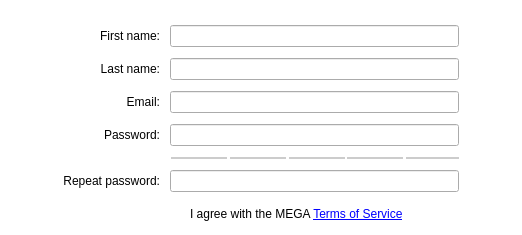
     <widget class="QWidget" name="pNewAccount">
      <property name="styleSheet">
       <string notr="true">background: transparent;</string>
      </property>
      <layout class="QVBoxLayout" name="verticalLayout_8">
       <property name="spacing">
        <number>6</number>
       </property>
       <property name="leftMargin">
        <number>60</number>
       </property>
       <property name="topMargin">
        <number>0</number>
       </property>
       <property name="rightMargin">
        <number>60</number>
       </property>
       <property name="bottomMargin">
        <number>9</number>
       </property>
       <item>
        <widget class="QWidget" name="wCreateAccountForm" native="true">
         <property name="styleSheet">
          <string notr="true"/>
         </property>
         <layout class="QFormLayout" name="formLayout_3">
          <property name="fieldGrowthPolicy">
           <enum>QFormLayout::ExpandingFieldsGrow</enum>
          </property>
          <property name="rowWrapPolicy">
           <enum>QFormLayout::DontWrapRows</enum>
          </property>
          <property name="labelAlignment">
           <set>Qt::AlignRight|Qt::AlignTrailing|Qt::AlignVCenter</set>
          </property>
          <property name="horizontalSpacing">
           <number>10</number>
          </property>
          <property name="verticalSpacing">
           <number>11</number>
          </property>
          <property name="leftMargin">
           <number>3</number>
          </property>
          <property name="topMargin">
           <number>25</number>
          </property>
          <property name="rightMargin">
           <number>3</number>
          </property>
          <property name="bottomMargin">
           <number>0</number>
          </property>
          <item row="0" column="0">
           <widget class="QLabel" name="lName">
            <property name="sizePolicy">
             <sizepolicy hsizetype="MinimumExpanding" vsizetype="Preferred">
              <horstretch>0</horstretch>
              <verstretch>0</verstretch>
             </sizepolicy>
            </property>
            <property name="layoutDirection">
             <enum>Qt::LeftToRight</enum>
            </property>
            <property name="text">
             <string>First name:</string>
            </property>
            <property name="alignment">
             <set>Qt::AlignRight|Qt::AlignTrailing|Qt::AlignVCenter</set>
            </property>
           </widget>
          </item>
          <item row="0" column="1">
           <widget class="QLineEdit" name="eName">
            <property name="minimumSize">
             <size>
              <width>289</width>
              <height>0</height>
             </size>
            </property>
            <property name="maximumSize">
             <size>
              <width>289</width>
              <height>16777215</height>
             </size>
            </property>
            <property name="styleSheet">
             <string notr="true">background: none;</string>
            </property>
           </widget>
          </item>
          <item row="2" column="0">
           <widget class="QLabel" name="lEmail">
            <property name="text">
             <string>Email:</string>
            </property>
            <property name="alignment">
             <set>Qt::AlignRight|Qt::AlignTrailing|Qt::AlignVCenter</set>
            </property>
           </widget>
          </item>
          <item row="2" column="1">
           <widget class="QLineEdit" name="eEmail">
            <property name="minimumSize">
             <size>
              <width>289</width>
              <height>0</height>
             </size>
            </property>
            <property name="maximumSize">
             <size>
              <width>289</width>
              <height>16777215</height>
             </size>
            </property>
            <property name="styleSheet">
             <string notr="true">background: none;</string>
            </property>
           </widget>
          </item>
          <item row="3" column="0">
           <widget class="QLabel" name="lPassword">
            <property name="text">
             <string>Password:</string>
            </property>
            <property name="alignment">
             <set>Qt::AlignRight|Qt::AlignTrailing|Qt::AlignVCenter</set>
            </property>
           </widget>
          </item>
          <item row="3" column="1">
           <widget class="QLineEdit" name="ePassword">
            <property name="minimumSize">
             <size>
              <width>289</width>
              <height>0</height>
             </size>
            </property>
            <property name="maximumSize">
             <size>
              <width>289</width>
              <height>16777215</height>
             </size>
            </property>
            <property name="styleSheet">
             <string notr="true">background: none;</string>
            </property>
            <property name="echoMode">
             <enum>QLineEdit::Password</enum>
            </property>
           </widget>
          </item>
          <item row="4" column="1">
           <widget class="QWidget" name="wPassStrength" native="true">
            <property name="minimumSize">
             <size>
              <width>289</width>
              <height>2</height>
             </size>
            </property>
            <property name="maximumSize">
             <size>
              <width>289</width>
              <height>2</height>
             </size>
            </property>
            <layout class="QHBoxLayout" name="horizontalLayout_3">
             <property name="leftMargin">
              <number>1</number>
             </property>
             <property name="topMargin">
              <number>0</number>
             </property>
             <property name="rightMargin">
              <number>1</number>
             </property>
             <property name="bottomMargin">
              <number>0</number>
             </property>
             <item>
              <widget class="QWidget" name="wVeryWeak" native="true">
               <property name="minimumSize">
                <size>
                 <width>56</width>
                 <height>2</height>
                </size>
               </property>
               <property name="maximumSize">
                <size>
                 <width>56</width>
                 <height>2</height>
                </size>
               </property>
               <property name="styleSheet">
                <string notr="true">background-color: rgba(0,0,0,0.2);</string>
               </property>
              </widget>
             </item>
             <item>
              <widget class="QWidget" name="wWeak" native="true">
               <property name="minimumSize">
                <size>
                 <width>56</width>
                 <height>2</height>
                </size>
               </property>
               <property name="maximumSize">
                <size>
                 <width>56</width>
                 <height>2</height>
                </size>
               </property>
               <property name="styleSheet">
                <string notr="true">background-color: rgba(0,0,0,0.2);</string>
               </property>
              </widget>
             </item>
             <item>
              <widget class="QWidget" name="wMedium" native="true">
               <property name="minimumSize">
                <size>
                 <width>56</width>
                 <height>2</height>
                </size>
               </property>
               <property name="maximumSize">
                <size>
                 <width>56</width>
                 <height>2</height>
                </size>
               </property>
               <property name="styleSheet">
                <string notr="true">background-color: rgba(0,0,0,0.2);</string>
               </property>
              </widget>
             </item>
             <item>
              <widget class="QWidget" name="wGood" native="true">
               <property name="minimumSize">
                <size>
                 <width>56</width>
                 <height>2</height>
                </size>
               </property>
               <property name="maximumSize">
                <size>
                 <width>56</width>
                 <height>2</height>
                </size>
               </property>
               <property name="styleSheet">
                <string notr="true">background-color: rgba(0,0,0,0.2);</string>
               </property>
              </widget>
             </item>
             <item>
              <widget class="QWidget" name="wStrong" native="true">
               <property name="minimumSize">
                <size>
                 <width>56</width>
                 <height>2</height>
                </size>
               </property>
               <property name="maximumSize">
                <size>
                 <width>56</width>
                 <height>2</height>
                </size>
               </property>
               <property name="styleSheet">
                <string notr="true">background-color: rgba(0,0,0,0.2);</string>
               </property>
              </widget>
             </item>
            </layout>
           </widget>
          </item>
          <item row="5" column="0">
           <widget class="QLabel" name="lRepeatPassword">
            <property name="text">
             <string>Repeat password:</string>
            </property>
            <property name="alignment">
             <set>Qt::AlignRight|Qt::AlignTrailing|Qt::AlignVCenter</set>
            </property>
            <property name="wordWrap">
             <bool>false</bool>
            </property>
           </widget>
          </item>
          <item row="5" column="1">
           <widget class="QLineEdit" name="eRepeatPassword">
            <property name="minimumSize">
             <size>
              <width>289</width>
              <height>0</height>
             </size>
            </property>
            <property name="maximumSize">
             <size>
              <width>289</width>
              <height>16777215</height>
             </size>
            </property>
            <property name="styleSheet">
             <string notr="true">background: none;</string>
            </property>
            <property name="echoMode">
             <enum>QLineEdit::Password</enum>
            </property>
           </widget>
          </item>
          <item row="6" column="1">
           <widget class="QWidget" name="widget_4" native="true">
            <property name="minimumSize">
             <size>
              <width>0</width>
              <height>23</height>
             </size>
            </property>
            <property name="maximumSize">
             <size>
              <width>16777215</width>
              <height>23</height>
             </size>
            </property>
            <layout class="QHBoxLayout" name="horizontalLayout_4" stretch="0,1">
             <property name="spacing">
              <number>6</number>
             </property>
             <property name="leftMargin">
              <number>0</number>
             </property>
             <property name="topMargin">
              <number>0</number>
             </property>
             <property name="rightMargin">
              <number>0</number>
             </property>
             <property name="bottomMargin">
              <number>0</number>
             </property>
             <item>
              <widget class="QCheckBox" name="cAgreeWithTerms">
               <property name="sizePolicy">
                <sizepolicy hsizetype="Preferred" vsizetype="Preferred">
                 <horstretch>0</horstretch>
                 <verstretch>0</verstretch>
                </sizepolicy>
               </property>
               <property name="minimumSize">
                <size>
                 <width>0</width>
                 <height>23</height>
                </size>
               </property>
               <property name="maximumSize">
                <size>
                 <width>18</width>
                 <height>23</height>
                </size>
               </property>
               <property name="styleSheet">
                <string notr="true"/>
               </property>
               <property name="text">
                <string/>
               </property>
              </widget>
             </item>
             <item>
              <widget class="QLabel" name="lTermsLink">
               <property name="focusPolicy">
                <enum>Qt::NoFocus</enum>
               </property>
               <property name="styleSheet">
                <string notr="true"/>
               </property>
               <property name="text">
                <string>I agree with the MEGA &lt;a href=&quot;https://mega.co.nz/#terms&quot;&gt;Terms of Service&lt;/a&gt;</string>
               </property>
               <property name="textFormat">
                <enum>Qt::RichText</enum>
               </property>
               <property name="wordWrap">
                <bool>true</bool>
               </property>
               <property name="openExternalLinks">
                <bool>false</bool>
               </property>
              </widget>
             </item>
            </layout>
           </widget>
          </item>
          <item row="1" column="1">
           <widget class="QLineEdit" name="eLastName">
            <property name="minimumSize">
             <size>
              <width>289</width>
              <height>0</height>
             </size>
            </property>
            <property name="maximumSize">
             <size>
              <width>289</width>
              <height>16777215</height>
             </size>
            </property>
            <property name="styleSheet">
             <string notr="true">background: none;</string>
            </property>
           </widget>
          </item>
          <item row="1" column="0">
           <widget class="QLabel" name="label">
            <property name="text">
             <string>Last name:</string>
            </property>
            <property name="alignment">
             <set>Qt::AlignRight|Qt::AlignTrailing|Qt::AlignVCenter</set>
            </property>
           </widget>
          </item>
         </layout>
        </widget>
       </item>
      </layout>
     </widget>
